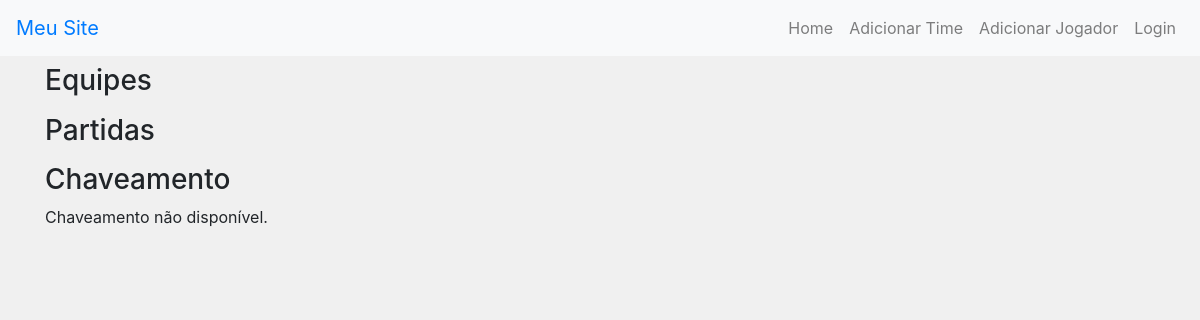
Page /modality/futsal/ (signed in) on the earlier database version.
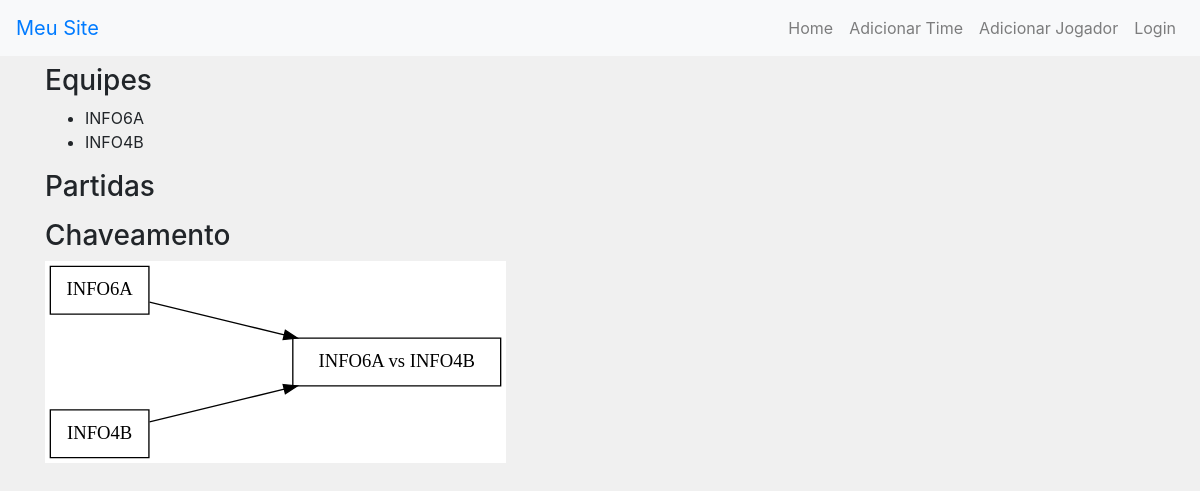
Same page on the later database version.
### core/models.py (models this page shows, shortened)
class Team(models.Model):
    name = models.CharField(_("Name"), max_length=100)
    leader = models.ForeignKey(Player, on_delete=models.SET_NULL, null=True, blank=True, verbose_name=_("Leader"))
    modality = models.ForeignKey(Modality, on_delete=models.CASCADE, verbose_name=_("Modality"))
    created_at = models.DateTimeField(_("Created at"), auto_now_add=True)
    class Meta:
        verbose_name = _("Time")
        verbose_name_plural = _("Times")

### core/views.py (the view)
# urls.py: path('modality/<slug:modality_slug>/', views.modality_detail, name='modality_detail'),
@login_required
def modality_detail(request, modality_slug):
    modality = get_object_or_404(Modality, slug=modality_slug)
    teams = Team.objects.filter(modality=modality)
    matches = Match.objects.filter(modality=modality)
    bracket_path = generate_bracket_visual(modality)
    return render(request, 'core/modality_detail.html', {
        'modality': modality,
        'teams': teams,
        'matches': matches,
        'bracket_path': bracket_path
    })

### core/templates/core/modality_detail.html (shortened to what this page needs)
{% extends 'base.html' %}
{% block content %}
<h3>Equipes</h3>
<ul>
    {% for team in teams %}
    <li>{{ team.name }}</li>
    {% endfor %}
</ul>
<h3>Partidas</h3>
<h3>Chaveamento</h3>
{% if bracket_path %}
    <img src="{{ bracket_path }}" alt="Chaveamento">
{% else %}
    <p>Chaveamento não disponível.</p>
{% endif %}
{% endblock %}

Differences in the rows shown:
added Team: name "INFO6A"
added Team: name "INFO4B"
Other differences:
text no longer shown: "Chaveamento não disponível."
